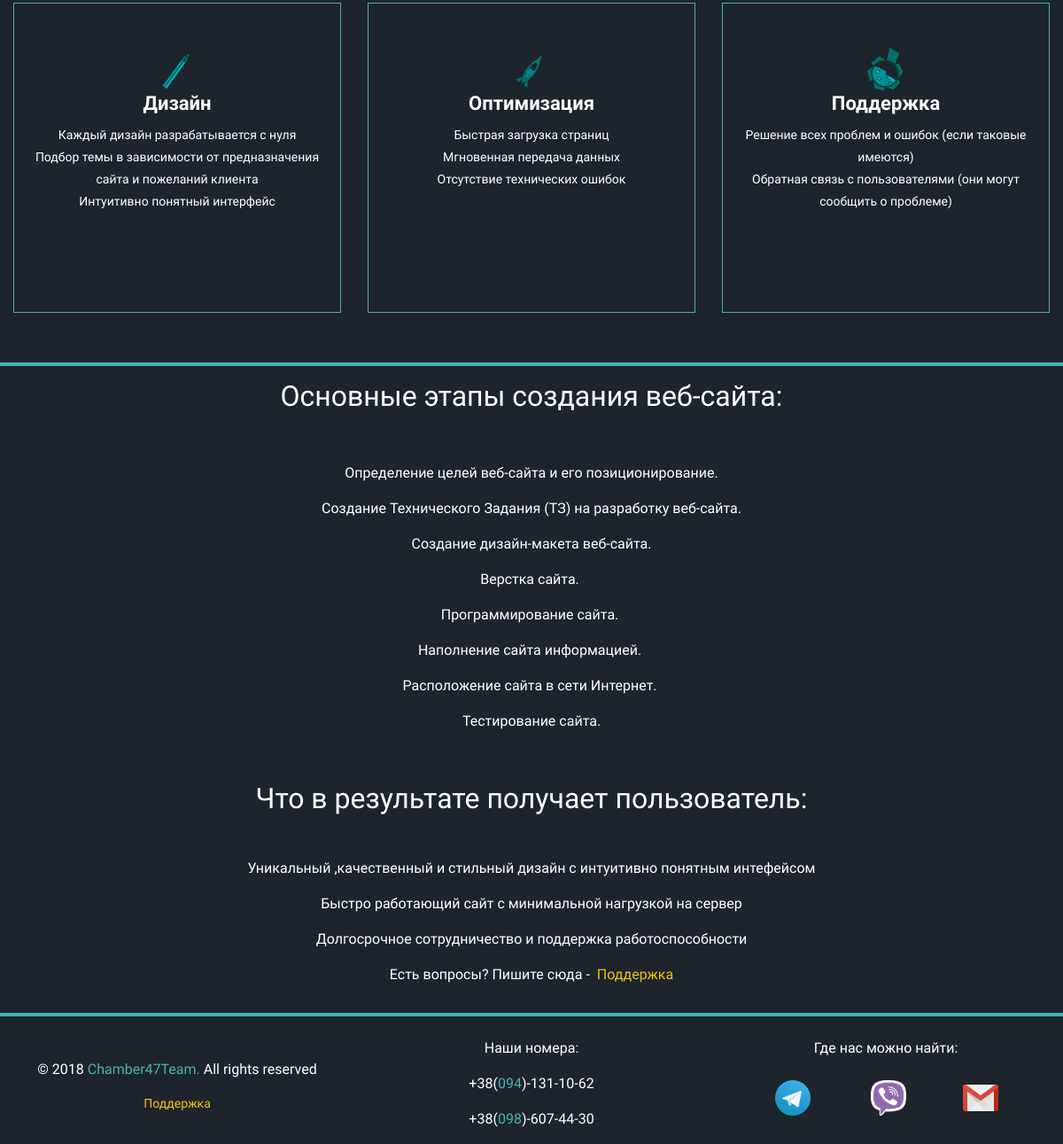
The app's page /main/ (lower part), older data.
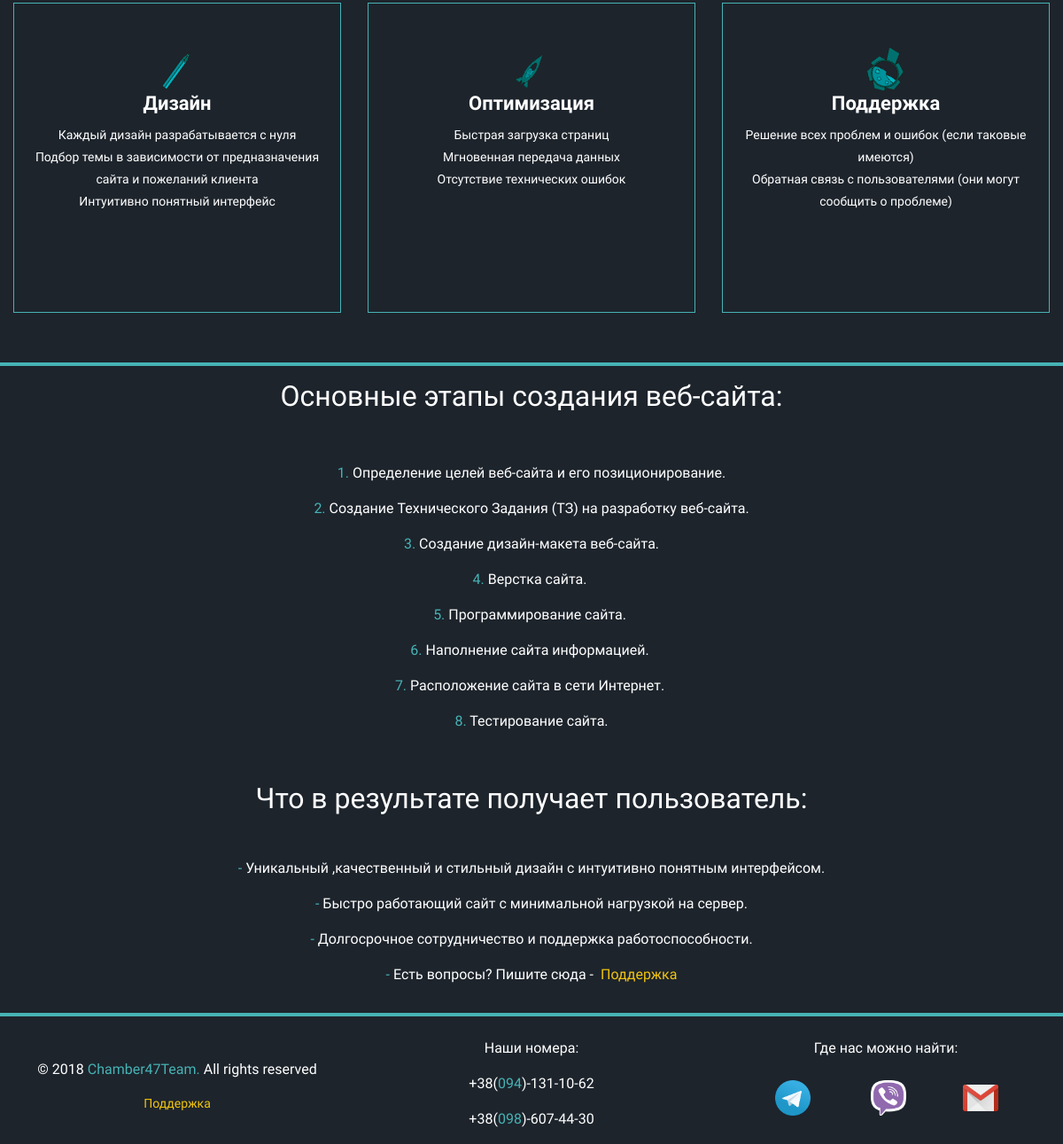
The same page, newer data.
### main_app/models.py (models this page shows, shortened)
class Index(models.Model):
    class Meta:
        ordering = ['title']
        verbose_name = 'Описание на главной странице'
        verbose_name_plural = 'Описание на главной странице'
    title = models.CharField(max_length=100, db_index=True, verbose_name='Название')
    description = RichTextUploadingField(blank=True, verbose_name='Описание')

### main_app/views.py (the view)
# urls.py: path('', views.index, name='index'),
def index(request):
    index_elements = Index.objects.all()
    return render(request, 'main_app/index.html', {
        'index_elements': index_elements
    })

### templates/main_app/index.html (shortened to what this page needs)
{% extends 'base.html' %}
    {% load static %}
    {% block row %}
        <div class="row" style="margin-right: 0; margin-left: 0; min-height: 450px;border-bottom: 4px solid #47B3B5;" >
            <div class="col-12 col-lg-4">
                <div class="serviceBox">
                    <div class="service-icon">
                        <i class="gear-new"></i>
                    </div>
                    <div class="service-content">
                         <h3 class="title" >Дизайн</h3><p class="description">
                            Каждый дизайн разрабатывается с нуля<br>
                            Подбор темы в зависимости от предназначения<br>
                               сайта и пожеланий клиента<br>
                             Интуитивно понятный интерфейс
                         </p>
                    </div>
                </div>
            </div>
            <div class="col-12 col-lg-4">
                <div class="serviceBox">
                    <div class="service-icon">
                        <i class="rocket-new"></i>
                    </div>
                    <div class="service-content">
                        <h3 class="title">Оптимизация</h3>
                        <p class="description">
                            Быстрая загрузка страниц<br>
                            Мгновенная передача данных<br>
                            Отсутствие технических ошибок<br>
                        </p>
                    </div>
                </div>
            </div>
            <div class="col-12 col-lg-4">
                <div class="serviceBox">
                    <div class="service-icon">
                        <i class="pen-new"></i>
                    </div>
                    <div class="service-content">
                        <h3 class="title">Поддержка</h3>
                        <p class="description">
                            Решение всех проблем и ошибок (если таковые имеются)<br>
                            Обратная связь с пользователями (они могут сообщить о проблеме)
                        </p>
                    </div>
                </div>
            </div>
        </div>
    {% endblock %}
    {% block content %}
         <div class="col-12" style="text-align: center">
            {% for index in index_elements %}
                <h2>{{ index.title }}</h2>
                <br>
                <br>
                {% autoescape off %}{{ index.description }}{% endautoescape %}
            {% endfor %}
        </div>
    {% endblock %}

Row changes from the older to the newer data that the page shows:
changed Index "Основные этапы создания веб-сайта:": description "Определение целей веб-сайта и его позиционирование. Создание Технического Задания (ТЗ) на разработку веб-сайта. Создание дизайн-макета веб-сайта. Верстка сайта. Программирование сайта. Наполнение сайта информацией. Расположение сайта в сети Интернет. Тестирование сайта. Что в результате получает пользователь: Уникальный ,качественный и стильный дизайн с интуитивно понятным интефейсом Быстро работающий сайт с минимальной нагрузкой на сервер Долгосрочное сотрудничество и поддержка работоспособности Есть вопросы? Пишите сюда…" → "1. Определение целей веб-сайта и его позиционирование. 2. Создание Технического Задания (ТЗ) на разработку веб-сайта. 3. Создание дизайн-макета веб-сайта. 4. Верстка сайта. 5. Программирование сайта. 6. Наполнение сайта информацией. 7. Расположение сайта в сети Интернет. 8. Тестирование сайта. Что в результате получает пользователь: - Уникальный ,качественный и стильный дизайн с интуитивно понятным интерфейсом. - Быстро работающий сайт с минимальной нагрузкой на сервер. - Долгосрочное сотрудничество и поддержка работоспособности. - Есть вопросы? Пишите сюда…"
